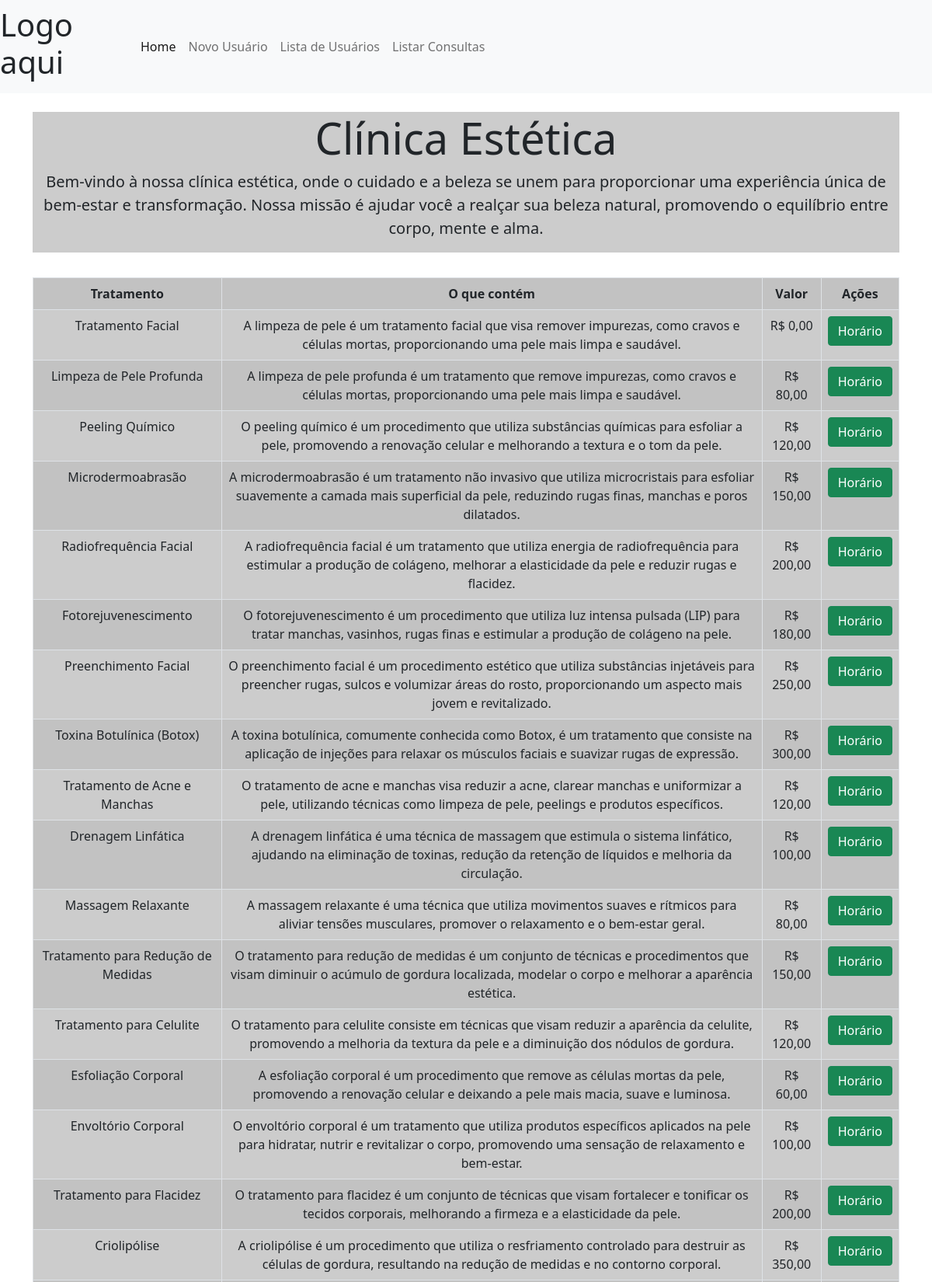
The page / (upper part) on the database its author committed.
### tables this page shows
CREATE TABLE `servicos` (
  `id` int(25) NOT NULL,
  `tratamento_facial` varchar(2500) NOT NULL,
  `tratamento_corporal` varchar(2500) NOT NULL,
  `estetica_capilar` varchar(2500) NOT NULL,
  `embelezamento` varchar(2500) NOT NULL,
  `terapias_relaxantes` varchar(2500) NOT NULL,
  `descricao` varchar(1000) NOT NULL,
  `valor` int(25) NOT NULL
);

### view/servicos.php (the view, shortened to what this page needs)
<section class="header">
<div class="jumbotron jumbotron-fluid">
    <h1 class="display-4">Clínica Estética</h1>
    <p class="lead">Bem-vindo à nossa clínica estética, onde o cuidado e a beleza se unem para proporcionar uma experiência única de bem-estar e transformação. Nossa missão é ajudar você a realçar sua beleza natural, promovendo o equilíbrio entre corpo, mente e alma.</p>
</div>
</section>
<section class="servicos">
<ul class="list-unstyled">
<?php
$sql = "SELECT * FROM servicos";
$res = $conexao->query($sql);
$qtd = $res->num_rows;
if ($qtd > 0) {
    print "<table class='table table-hover table-striped table-bordered'>";
    print "<tr>";
    print "<th>Tratamento</th>";
    print "<th>O que contém</th>";
    print "<th>Valor</th>";
    print "<th>Ações</th>";
    print "</tr>";
    while ($row = $res->fetch_object()) {
        print "<tr>";
        print "<td>".$row->tratamento_facial.$row->tratamento_corporal.$row->estetica_capilar.$row->embelezamento.$row->terapias_relaxantes."</td>";
        print "<td>".$row->descricao."</td>";
        print "<td>".'R$ '.$row->valor.',00'."</td>";
        print "<td>
        <button onclick= \"location.href='?page=marcar&id=".$row-> id."';\" class='btn btn-success'>Horário</button>
        </td>";
        print "</tr>";
    }
    print"</table>";
} else {
    print "<p class='alert alert-danger'>Não encontrou resultados!</p>";
}
?>
</ul>
</section>
                </div>
            </div>
        </div>

### Index.php (shortened to what this page needs)
<!DOCTYPE html>
<html lang="pt-BR">
<head>
    <link href="./css/pagina_inicial.css" rel="stylesheet">
    <link href="./css/footer.css" rel="stylesheet">
    <link href="https://cdn.jsdelivr.net/npm/bootstrap@5.0.2/dist/css/bootstrap.min.css" rel="stylesheet">
</head>
<body>
    <nav class="navbar navbar-expand-lg navbar-light bg-light">
        <h1>Logo aqui</h1>
        <div class="container-fluid">
            <div class="collapse navbar-collapse" id="navbarSupportedContent" >
                <ul class="navbar-nav me-auto mb-2 mb-lg-0">
                    <li class="nav-item">
                        <a class="nav-link active" aria-current="page" href="./Index.php">Home</a>
                    </li>
                    <li class="nav-item">
                        <a class="nav-link" href="?page=novo">Novo Usuário</a>
                    </li>
                    <li class="nav-item">
                        <a class="nav-link" href="?page=listar">Lista de Usuários</a>
                    </li>
                    <li class="nav-item">
                        <a class="nav-link" href="?page=listarC">Listar Consultas</a>
                    </li>
                </ul>
            </div>
        </div>
    </nav>
    <div class="container">
        <div id="content">
            <div class="row">
                <div class="col mt-2">
                    <?php
                    switch (@$_REQUEST["page"]) {
                        default:
                            include("./view/pagina_inicial.php");
                    }
                    ?>
</body>
</html>

### view/pagina_inicial.php (shortened to what this page needs)
<!DOCTYPE html>
<html lang="pt-BR">
<head>
    <link href="css/pagina_inicial.css" rel="stylesheet">
    <link href="https://cdn.jsdelivr.net/npm/bootstrap@5.0.2/dist/css/bootstrap.min.css" rel="stylesheet">
</head>
<body>
    <?php
    include("./view/servicos.php")
    ?>
</body>
</html>

### css/pagina_inicial.css (style rules this page uses)
.header { background-color: #CCCCCC; display: flex; text-align: center; align-items: center; margin-top: 2vh; }
.servicos { background-color: #CCCCCC; display: flex; text-align: center; align-items: center; margin-top: 4vh; margin-bottom: 4vh; }

### css/footer.css (style rules this page uses)
.container { position: relative; min-height: 100vh; }

### rows shown on the page
servicos: tratamento_facial "Tratamento Facial", descricao "A limpeza de pele é um tratamento facial que visa remover impurezas, como cravos e células mortas, proporcionando uma pele mais limpa e saudável.", valor "0"
servicos: tratamento_facial "Limpeza de Pele Profunda", descricao "A limpeza de pele profunda é um tratamento que remove impurezas, como cravos e células mortas, proporcionando uma pele mais limpa e saudável.", valor "80"
servicos: tratamento_facial "Peeling Químico", descricao "O peeling químico é um procedimento que utiliza substâncias químicas para esfoliar a pele, promovendo a renovação celular e melhorando a textura e o tom da pele.", valor "120"
servicos: tratamento_facial "Microdermoabrasão", descricao "A microdermoabrasão é um tratamento não invasivo que utiliza microcristais para esfoliar suavemente a camada mais superficial da pele, reduzindo rugas finas, manchas e poros dilatados.", valor "150"
servicos: tratamento_facial "Radiofrequência Facial", descricao "A radiofrequência facial é um tratamento que utiliza energia de radiofrequência para estimular a produção de colágeno, melhorar a elasticidade da pele e reduzir rugas e flacidez.", valor "200"
servicos: tratamento_facial "Fotorejuvenescimento", descricao "O fotorejuvenescimento é um procedimento que utiliza luz intensa pulsada (LIP) para tratar manchas, vasinhos, rugas finas e estimular a produção de colágeno na pele.", valor "180"
servicos: tratamento_facial "Preenchimento Facial", descricao "O preenchimento facial é um procedimento estético que utiliza substâncias injetáveis para preencher rugas, sulcos e volumizar áreas do rosto, proporcionando um aspecto mais jovem e revitalizado.", valor "250"
servicos: tratamento_facial "Toxina Botulínica (Botox)", descricao "A toxina botulínica, comumente conhecida como Botox, é um tratamento que consiste na aplicação de injeções para relaxar os músculos faciais e suavizar rugas de expressão.", valor "300"
servicos: tratamento_facial "Tratamento de Acne e Manchas", descricao "O tratamento de acne e manchas visa reduzir a acne, clarear manchas e uniformizar a pele, utilizando técnicas como limpeza de pele, peelings e produtos específicos.", valor "120"
servicos: tratamento_corporal "Drenagem Linfática", descricao "A drenagem linfática é uma técnica de massagem que estimula o sistema linfático, ajudando na eliminação de toxinas, redução da retenção de líquidos e melhoria da circulação.", valor "100"
servicos: tratamento_corporal "Massagem Relaxante", descricao "A massagem relaxante é uma técnica que utiliza movimentos suaves e rítmicos para aliviar tensões musculares, promover o relaxamento e o bem-estar geral.", valor "80"
servicos: tratamento_corporal "Tratamento para Redução de Medidas", descricao "O tratamento para redução de medidas é um conjunto de técnicas e procedimentos que visam diminuir o acúmulo de gordura localizada, modelar o corpo e melhorar a aparência estética.", valor "150"
servicos: tratamento_corporal "Tratamento para Celulite", descricao "O tratamento para celulite consiste em técnicas que visam reduzir a aparência da celulite, promovendo a melhoria da textura da pele e a diminuição dos nódulos de gordura.", valor "120"
servicos: tratamento_corporal "Esfoliação Corporal", descricao "A esfoliação corporal é um procedimento que remove as células mortas da pele, promovendo a renovação celular e deixando a pele mais macia, suave e luminosa.", valor "60"
servicos: tratamento_corporal "Envoltório Corporal", descricao "O envoltório corporal é um tratamento que utiliza produtos específicos aplicados na pele para hidratar, nutrir e revitalizar o corpo, promovendo uma sensação de relaxamento e bem-estar.", valor "100"
servicos: tratamento_corporal "Tratamento para Flacidez", descricao "O tratamento para flacidez é um conjunto de técnicas que visam fortalecer e tonificar os tecidos corporais, melhorando a firmeza e a elasticidade da pele.", valor "200"
servicos: tratamento_corporal "Criolipólise", descricao "A criolipólise é um procedimento que utiliza o resfriamento controlado para destruir as células de gordura, resultando na redução de medidas e no contorno corporal.", valor "350"
